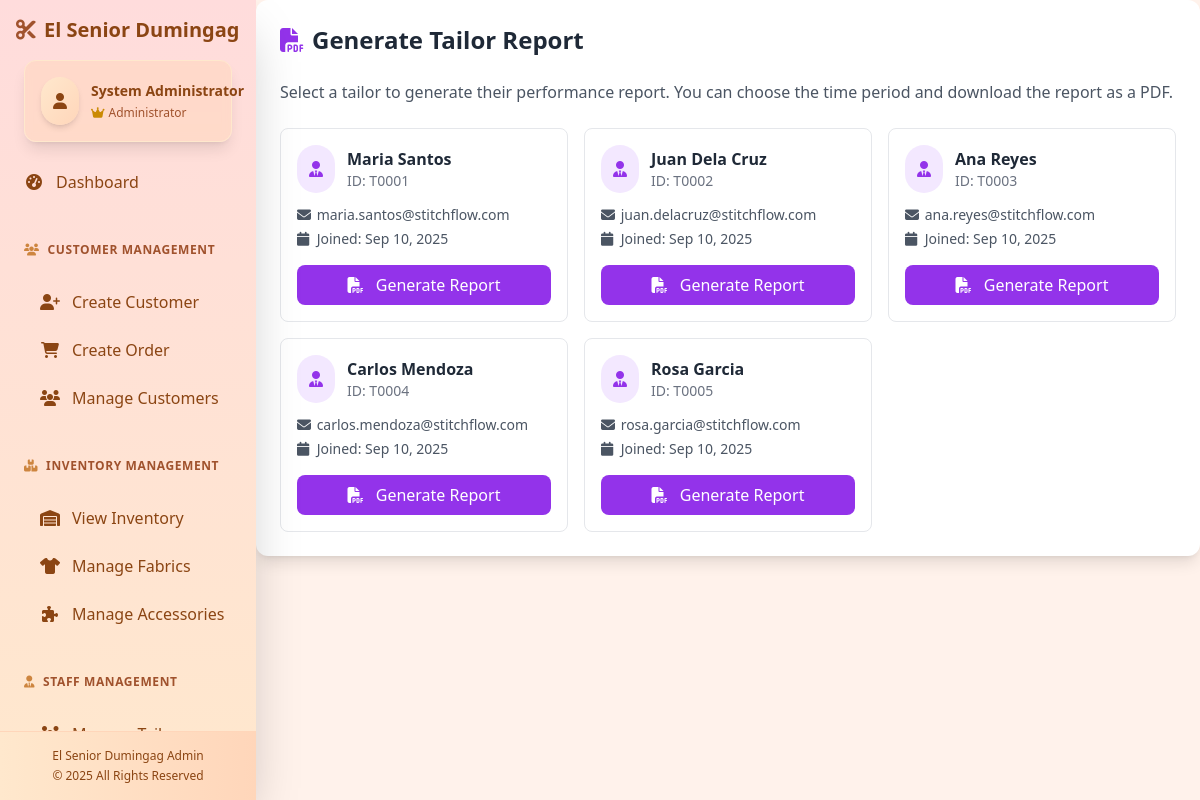
The app's page /reports/ (signed in) with its own data.
### etailoring/models.py (models this page shows, shortened)
class Tailor(models.Model):
    user = models.OneToOneField(User, on_delete=models.CASCADE)
    phone_number = models.CharField(max_length=15)
    specialty = models.CharField(max_length=100)
    commission_rate = models.DecimalField(max_digits=5, decimal_places=2, default=Decimal('10.00'))

### etailoring/views.py (the view, shortened to what this page needs)
# urls.py: path('reports/', views.tailor_report_page, name='tailor_report_page'),
@login_required
def tailor_report_page(request):
    try:
        if request.user.is_staff:
            tailors = Tailor.objects.all()
            return render(request, 'select_tailor_report.html', {'tailors': tailors})
    except Exception as e:
        return HttpResponse(f"Error loading report page: {str(e)}", status=500)

### templates/select_tailor_report.html (shortened to what this page needs)
{% extends 'base.html' %}
{% block content %}
<div class="bg-white rounded-xl shadow-lg p-6">
    <div class="flex justify-between items-center mb-6">
        <h2 class="text-2xl font-bold text-gray-800 flex items-center">
            <i class="fas fa-file-pdf text-purple-600 mr-2"></i> Generate Tailor Report
        </h2>
    </div>
    <div class="mb-6">
        <p class="text-gray-600">Select a tailor to generate their performance report. You can choose the time period and download the report as a PDF.</p>
    </div>
    <div class="grid grid-cols-1 md:grid-cols-2 lg:grid-cols-3 gap-4">
        {% for tailor in tailors %}
        <div class="border border-gray-200 rounded-lg p-4 hover:shadow-md transition-shadow cursor-pointer tailor-card"
             data-tailor-id="{{ tailor.id }}"
             data-tailor-name="{{ tailor.user.get_full_name }}">
            <div class="flex items-center mb-3">
                <div class="bg-purple-100 rounded-full p-3 mr-3">
                    <i class="fas fa-user-tie text-purple-600"></i>
                </div>
                <div>
                    <h3 class="font-semibold text-gray-800">{{ tailor.user.get_full_name }}</h3>
                    <p class="text-sm text-gray-500">ID: T{{ tailor.id|stringformat:"04d" }}</p>
                </div>
            </div>
            <div class="text-sm text-gray-600 space-y-1">
                <div><i class="fas fa-envelope w-4"></i> {{ tailor.user.email }}</div>
                <div><i class="fas fa-calendar w-4"></i> Joined: {{ tailor.user.date_joined|date:"M d, Y" }}</div>
            </div>
            <div class="mt-4">
                <button class="w-full bg-purple-600 text-white py-2 px-4 rounded-lg hover:bg-purple-700 transition-colors generate-report-btn"
                        data-tailor-id="{{ tailor.id }}">
                    <i class="fas fa-file-pdf mr-2"></i> Generate Report
                </button>
            </div>
        </div>
        {% empty %}
        <div class="col-span-full text-center py-8">
            <i class="fas fa-users text-gray-400 text-4xl mb-4"></i>
            <p class="text-gray-500">No tailors found.</p>
        </div>
        {% endfor %}
    </div>
</div>
{% endblock %}

### templates/base.html (shortened to what this page needs)
<!DOCTYPE html>
<html lang="en">
<head>
    <script src="https://cdn.tailwindcss.com"></script>
    <link rel="stylesheet" href="{% load static %}{% static 'css/custom.css' %}">
    <link rel="stylesheet" href="https://cdnjs.cloudflare.com/ajax/libs/font-awesome/6.4.0/css/all.min.css">
    <script src="{% load static %}{% static 'js/pricing.js' %}"></script>
</head>
<body class="bg-primary-cream">
    <div class="flex h-screen overflow-hidden" x-data="{ sidebarOpen: false }">
        {% if user.is_authenticated and user.is_staff %}
        <div :class="sidebarOpen ? 'translate-x-0' : '-translate-x-full'" class="bg-gradient-to-b from-primary-rose to-primary-peach text-text-dark w-64 h-screen overflow-y-auto flex flex-col fixed inset-y-0 left-0 z-30 transform transition duration-300 ease-in-out md:translate-x-0 md:relative md:inset-auto shadow-2xl">
            <div class="flex justify-between items-center px-4 py-4">
                <div class="text-text-dark text-xl font-bold flex items-center">
                    <i class="fas fa-cut mr-2 text-text-medium"></i>
                    <a href="{% url 'etailoring:admin_dashboard' %}" class="hover:text-text-light transition-colors">El Senior Dumingag</a>
                </div>
            </div>
            <div class="px-4 mb-4">
                <div class="px-4 py-4 bg-primary-beige bg-opacity-50 rounded-xl mx-2 backdrop-blur-sm border border-primary-peach shadow-lg">
                    <div class="flex items-center">
                        <div class="bg-gradient-to-br from-primary-peach to-primary-beige rounded-full p-3 mr-3 shadow-md">
                            <i class="fas fa-user text-text-dark"></i>
                        </div>
                        <div class="text-sm">
                            <p class="font-semibold truncate text-text-dark">{{ user.first_name }} {{ user.last_name }}</p>
                            <p class="text-text-medium text-xs mt-1 flex items-center">
                                <i class="fas fa-crown text-yellow-600 mr-1"></i> Administrator
                            </p>
                        </div>
                    </div>
                </div>
            </div>
            <nav class="px-2 flex-grow overflow-y-auto pb-24">
                <a href="{% url 'etailoring:admin_dashboard' %}" class="flex items-center py-3 px-4 rounded-xl transition-all duration-200 hover:bg-primary-beige hover:shadow-md ">
                    <i class="fas fa-tachometer-alt mr-3 w-5 text-center"></i>
                    <span class="font-medium">Dashboard</span>
                </a>
                <div class="px-4 py-3 text-text-medium text-xs font-bold uppercase tracking-wider mt-6 mb-2 flex items-center">
                    <i class="fas fa-users mr-2 text-text-light"></i> Customer Management
                </div>
                <a href="{% url 'etailoring:create_customer' %}" class="flex items-center py-3 px-4 rounded-xl transition-all duration-200 hover:bg-primary-beige hover:shadow-md ml-4 ">
                    <i class="fas fa-user-plus mr-3 w-5 text-center"></i>
                    <span>Create Customer</span>
                </a>
                <a href="{% url 'etailoring:create_order' %}" class="flex items-center py-3 px-4 rounded-xl transition-all duration-200 hover:bg-primary-beige hover:shadow-md ml-4 ">
                    <i class="fas fa-shopping-cart mr-3 w-5 text-center"></i>
                    <span>Create Order</span>
                </a>
                <a href="{% url 'etailoring:manage_customers' %}" class="flex items-center py-3 px-4 rounded-xl transition-all duration-200 hover:bg-primary-beige hover:shadow-md ml-4 ">
                    <i class="fas fa-users mr-3 w-5 text-center"></i>
                    <span>Manage Customers</span>
                </a>
                <div class="px-4 py-3 text-text-medium text-xs font-bold uppercase tracking-wider mt-6 mb-2 flex items-center">
                    <i class="fas fa-boxes mr-2 text-text-light"></i> Inventory Management
                </div>
                <a href="{% url 'etailoring:inventory_management' %}" class="flex items-center py-3 px-4 rounded-xl transition-all duration-200 hover:bg-primary-beige hover:shadow-md ml-4 ">
                    <i class="fas fa-warehouse mr-3 w-5 text-center"></i>
                    <span>View Inventory</span>
                </a>
                <a href="{% url 'etailoring:manage_fabrics' %}" class="flex items-center py-3 px-4 rounded-xl transition-all duration-200 hover:bg-primary-beige hover:shadow-md ml-4 ">
                    <i class="fas fa-tshirt mr-3 w-5 text-center"></i>
                    <span>Manage Fabrics</span>
                </a>
                <a href="{% url 'etailoring:manage_accessories' %}" class="flex items-center py-3 px-4 rounded-xl transition-all duration-200 hover:bg-primary-beige hover:shadow-md ml-4 ">
                    <i class="fas fa-puzzle-piece mr-3 w-5 text-center"></i>
                    <span>Manage Accessories</span>
                </a>
                <div class="px-4 py-3 text-text-medium text-xs font-bold uppercase tracking-wider mt-6 mb-2 flex items-center">
                    <i class="fas fa-user-tie mr-2 text-text-light"></i> Staff Management
                </div>
                <a href="{% url 'etailoring:manage_tailors' %}" class="flex items-center py-3 px-4 rounded-xl transition-all duration-200 hover:bg-primary-beige hover:shadow-md ml-4 ">
                    <i class="fas fa-users-cog mr-3 w-5 text-center"></i>
                    <span>Manage Tailors</span>
                </a>
            </nav>
            <div class="mt-auto p-4 bg-gradient-to-r from-primary-peach to-primary-beige border-t border-primary-beige sticky bottom-0 left-0 right-0">
                <div class="text-xs text-text-dark text-center">
                    <p>El Senior Dumingag Admin</p>
                    <p class="mt-1">© 2025 All Rights Reserved</p>
                </div>
            </div>
        </div>
        {% endif %}
        <div class="flex-1 overflow-auto flex flex-col relative">
            <div class="flex-1 overflow-y-auto">
                {% block content %}{% endblock %}
            </div>
        </div>
    </div>
</body>
</html>

### static/css/custom.css (style rules this page uses)
:root { --primary-rose: #FFDCDC; --primary-cream: #FFF2EB; --primary-peach: #FFE8CD; --primary-beige: #FFD6BA; --text-dark: #8B4513; --text-medium: #A0522D; --text-light: #CD853F; --border-color: #DEB887; }

### records on screen
Tailor: user.get_full_name "Maria Santos", id "0001", user.email "maria.santos@stitchflow.com", user.date_joined "Sep 10, 2025"
Tailor: user.get_full_name "Juan Dela Cruz", id "0002", user.email "juan.delacruz@stitchflow.com", user.date_joined "Sep 10, 2025"
Tailor: user.get_full_name "Ana Reyes", id "0003", user.email "ana.reyes@stitchflow.com", user.date_joined "Sep 10, 2025"
Tailor: user.get_full_name "Carlos Mendoza", id "0004", user.email "carlos.mendoza@stitchflow.com", user.date_joined "Sep 10, 2025"
Tailor: user.get_full_name "Rosa Garcia", id "0005", user.email "rosa.garcia@stitchflow.com", user.date_joined "Sep 10, 2025"

### other values on screen
{{ user.first_name }} "System"
{{ user.last_name }} "Administrator"
